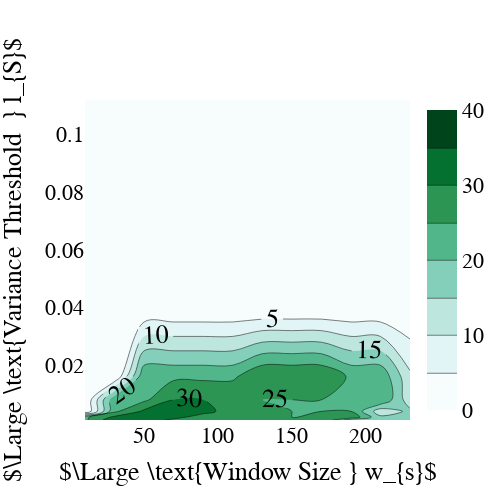

Here is the notebook cell this chart was saved with:
### Code cell
import plotly.graph_objects as go
window_arr = np.arange(10,250,20)
thr_arr = [0.001, 0.002, 0.004, 0.008, 0.016, 0.04]

fig = go.Figure(data =
    go.Contour(
        z=num_intervals_mtx,
        x=window_arr, # horizontal axis
        y=thr_arr, # vertical axis,
        zmin=0,
        zmax=40,
        colorscale='bugn',
                contours=dict(
            showlabels = True, # show labels on contours
            labelfont = dict( # label font properties
                size = 26,
                color = 'black',
            )
    )))

fig.update_layout(
    autosize=False,
    width=500,
    height=500,
    title={'y':0.9,
           'x':0.5,
           'xanchor': 'center',
           'yanchor': 'top'},
    xaxis_title=r"$\Large \text{Window Size } w_{s}$",
    yaxis_title=r"$\Large \text{Variance Threshold  } l_{S}$",
    font=dict(
        family="Times New Roman",
        size=22,
        color="black"
    ),
)

fig.show()

### Figure 1 — Plotly figure (JSON) as saved in the notebook; plotly's stock layout.template omitted (floating-point values rounded to 4 significant figures)
{"data": [{"colorscale": [[0, "rgb(247,252,253)"], [0.125, "rgb(229,245,249)"], [0.25, "rgb(204,236,230)"], [0.375, "rgb(153,216,201)"], [0.5, "rgb(102,194,164)"], [0.625, "rgb(65,174,118)"], [0.75, "rgb(35,139,69)"], [0.875, "rgb(0,109,44)"], [1, "rgb(0,68,27)"]], "contours": {"labelfont": {"color": "black", "size": 26}, "showlabels": true}, "type": "contour", "x": [10, 30, 50, 70, 90, 110, 130, 150, 170, 190, 210, 230], "y": [0.001, 0.002, 0.004, 0.008, 0.016, 0.04], "z": [[24, 34, 35, 28, 27, 29, 30, 30, 30, 17, 17, 15], [24, 31, 33, 33, 26, 26, 26, 25, 29, 29, 16, 16], [0, 24, 31, 31, 33, 26, 26, 25, 25, 25, 12, 16], [0, 24, 24, 30, 30, 30, 25, 25, 25, 25, 25, 12], [0, 0, 24, 24, 24, 24, 30, 30, 30, 24, 24, 11], [0, 0, 0, 0, 0, 0, 0, 0, 0, 0, 0, 0], [0, 0, 0, 0, 0, 0, 0, 0, 0, 0, 0, 0], [0, 0, 0, 0, 0, 0, 0, 0, 0, 0, 0, 0], [0, 0, 0, 0, 0, 0, 0, 0, 0, 0, 0, 0]], "zmax": 40, "zmin": 0}], "layout": {"autosize": false, "font": {"color": "black", "family": "Times New Roman", "size": 22}, "height": 500, "title": {"x": 0.5, "xanchor": "center", "y": 0.9, "yanchor": "top"}, "width": 500, "xaxis": {"title": {"text": "$\\Large \\text{Window Size } w_{s}$"}}, "yaxis": {"title": {"text": "$\\Large \\text{Variance Threshold  } l_{S}$"}}}}
